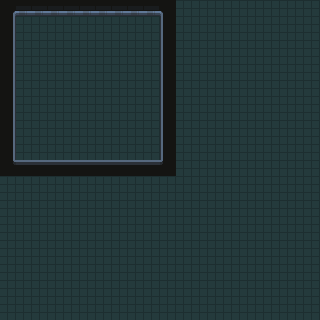

Rendered tile map (Tiled .tmx) drawn with the repository's tilesets; below, a short description and the map source with its tile grids summarised:
An orthogonal 20x20 tile map with 16x16 px tiles, 3 tile layers (Background, FirstDetails, SecondDetails) and 54 objects.

<map version="1.10" tiledversion="1.10.0" orientation="orthogonal" renderorder="right-down" width="20" height="20" tilewidth="16" tileheight="16" infinite="0" nextlayerid="7" nextobjectid="62">
 <tileset firstgid="1" name="Tiles" tilewidth="16" tileheight="16" tilecount="625" columns="25">
  <image source="BasicTopDown/Tiles.png" width="400" height="400" />
 </tileset>
 <layer id="1" name="Background" width="20" height="20">
  <properties>
   <property name="Draw" type="bool" value="true" />
  </properties>
  <data>[400 cells, 400 non-empty, 1 distinct tile ids]</data>
 </layer>
 <layer id="2" name="FirstDetails" width="20" height="20">
  <properties>
   <property name="Draw" type="bool" value="true" />
  </properties>
  <data>[400 cells, 40 non-empty, 8 distinct tile ids]</data>
 </layer>
 <layer id="3" name="SecondDetails" width="20" height="20">
  <data>[400 cells, 0 non-empty, 0 distinct tile ids]</data>
 </layer>
 <objectgroup id="4" name="Wall">
  <object id="1" x="0" y="0" width="16" height="16" />
  <object id="2" x="16" y="0" width="16" height="16" />
  <object id="3" x="32" y="0" width="16" height="16" />
  <object id="4" x="48" y="0" width="16" height="16" />
  <object id="5" x="64" y="0" width="16" height="16" />
  <object id="6" x="80" y="0" width="16" height="16" />
  <object id="7" x="96" y="0" width="16" height="16" />
  <object id="8" x="112" y="0" width="16" height="16" />
  <object id="9" x="128" y="0" width="16" height="16" />
  <object id="10" x="144" y="0" width="16" height="16" />
  <object id="11" x="160" y="0" width="16" height="16" />
  <object id="12" x="160" y="16" width="16" height="16" />
  <object id="13" x="160" y="32" width="16" height="16" />
  <object id="14" x="160" y="48" width="16" height="16" />
  <object id="15" x="160" y="64" width="16" height="16" />
  <object id="16" x="160" y="80" width="16" height="16" />
  <object id="17" x="160" y="96" width="16" height="16" />
  <object id="18" x="160" y="112" width="16" height="16" />
  <object id="19" x="160" y="128" width="16" height="16" />
  <object id="20" x="160" y="144" width="16" height="16" />
  <object id="21" x="160" y="160" width="16" height="16" />
  <object id="22" x="144" y="160" width="16" height="16" />
  <object id="23" x="128" y="160" width="16" height="16" />
  <object id="24" x="112" y="160" width="16" height="16" />
  <object id="25" x="96" y="160" width="16" height="16" />
  <object id="26" x="80" y="160" width="16" height="16" />
  <object id="27" x="64" y="160" width="16" height="16" />
  <object id="28" x="48" y="160" width="16" height="16" />
  <object id="29" x="32" y="160" width="16" height="16" />
  <object id="30" x="16" y="160" width="16" height="16" />
  <object id="31" x="0" y="160" width="16" height="16" />
  <object id="32" x="0" y="144" width="16" height="16" />
  <object id="33" x="0" y="128" width="16" height="16" />
  <object id="34" x="0" y="112" width="16" height="16" />
  <object id="35" x="0" y="96" width="16" height="16" />
  <object id="36" x="0" y="80" width="16" height="16" />
  <object id="37" x="0" y="64" width="16" height="16" />
  <object id="38" x="0" y="48" width="16" height="16" />
  <object id="39" x="0" y="32" width="16" height="16" />
  <object id="40" x="0" y="16" width="16" height="16" />
 </objectgroup>
 <objectgroup id="5" name="fgdsfgsd" />
 <objectgroup id="6" name="enemies">
  <properties>
   <property name="isEnemies" type="bool" value="true" />
  </properties>
  <object id="41" x="32" y="96" width="16" height="16">
   <properties>
    <property name="1EnemyType" type="int" value="1" />
    <property name="2Velocity" type="int" value="1" />
    <property name="3TexturePath" value="Assets/Textures/GatsIdle.png" />
   </properties>
  </object>
  <object id="42" x="32" y="80" width="16" height="16">
   <properties>
    <property name="1EnemyType" type="int" value="2" />
    <property name="2Velocity" type="int" value="1" />
    <property name="3TexturePath" value="Assets/Textures/Catska.png" />
   </properties>
  </object>
  <object id="45" x="128" y="128" width="16" height="16">
   <properties>
    <property name="1EnemyType" type="int" value="5" />
    <property name="2Velocity" type="int" value="2" />
    <property name="3TexturePath" value="Assets/Textures/StrawDall.png" />
   </properties>
  </object>
  <object id="51" x="128" y="112" width="16" height="16">
   <properties>
    <property name="1EnemyType" type="int" value="5" />
    <property name="2Velocity" type="int" value="2" />
    <property name="3TexturePath" value="Assets/Textures/StrawDall.png" />
   </properties>
  </object>
  <object id="52" x="128" y="96" width="16" height="16">
   <properties>
    <property name="1EnemyType" type="int" value="5" />
    <property name="2Velocity" type="int" value="2" />
    <property name="3TexturePath" value="Assets/Textures/StrawDall.png" />
   </properties>
  </object>
  <object id="53" x="128" y="80" width="16" height="16">
   <properties>
    <property name="1EnemyType" type="int" value="5" />
    <property name="2Velocity" type="int" value="2" />
    <property name="3TexturePath" value="Assets/Textures/StrawDall.png" />
   </properties>
  </object>
  <object id="54" x="128" y="64" width="16" height="16">
   <properties>
    <property name="1EnemyType" type="int" value="5" />
    <property name="2Velocity" type="int" value="2" />
    <property name="3TexturePath" value="Assets/Textures/StrawDall.png" />
   </properties>
  </object>
  <object id="55" x="128" y="48" width="16" height="16">
   <properties>
    <property name="1EnemyType" type="int" value="5" />
    <property name="2Velocity" type="int" value="2" />
    <property name="3TexturePath" value="Assets/Textures/StrawDall.png" />
   </properties>
  </object>
  <object id="56" x="128" y="32" width="16" height="16">
   <properties>
    <property name="1EnemyType" type="int" value="5" />
    <property name="2Velocity" type="int" value="2" />
    <property name="3TexturePath" value="Assets/Textures/StrawDall.png" />
   </properties>
  </object>
  <object id="57" x="112" y="32" width="16" height="16">
   <properties>
    <property name="1EnemyType" type="int" value="5" />
    <property name="2Velocity" type="int" value="2" />
    <property name="3TexturePath" value="Assets/Textures/StrawDall.png" />
   </properties>
  </object>
  <object id="58" x="112" y="48" width="16" height="16">
   <properties>
    <property name="1EnemyType" type="int" value="5" />
    <property name="2Velocity" type="int" value="2" />
    <property name="3TexturePath" value="Assets/Textures/StrawDall.png" />
   </properties>
  </object>
  <object id="59" x="112" y="64" width="16" height="16">
   <properties>
    <property name="1EnemyType" type="int" value="5" />
    <property name="2Velocity" type="int" value="2" />
    <property name="3TexturePath" value="Assets/Textures/StrawDall.png" />
   </properties>
  </object>
  <object id="60" x="112" y="96" width="16" height="16">
   <properties>
    <property name="1EnemyType" type="int" value="5" />
    <property name="2Velocity" type="int" value="2" />
    <property name="3TexturePath" value="Assets/Textures/StrawDall.png" />
   </properties>
  </object>
  <object id="61" x="112" y="80" width="16" height="16">
   <properties>
    <property name="1EnemyType" type="int" value="5" />
    <property name="2Velocity" type="int" value="2" />
    <property name="3TexturePath" value="Assets/Textures/StrawDall.png" />
   </properties>
  </object>
 </objectgroup>
</map>
